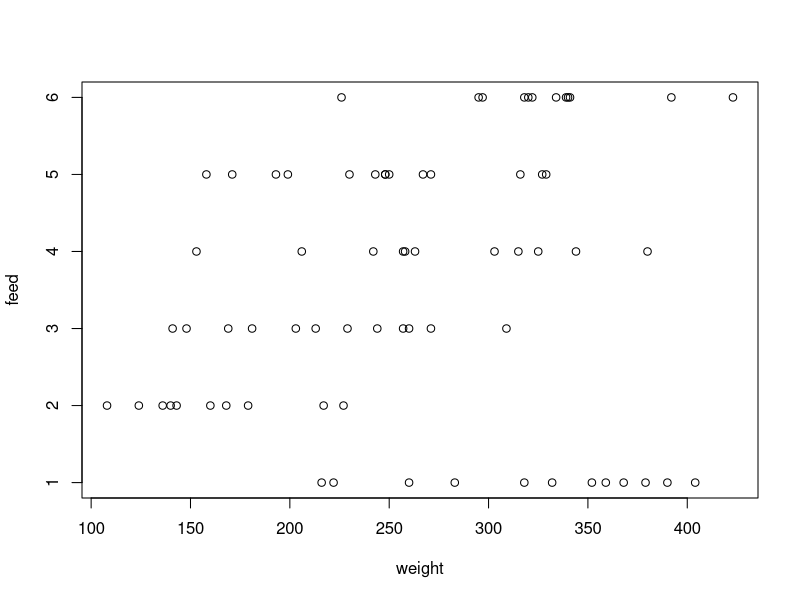
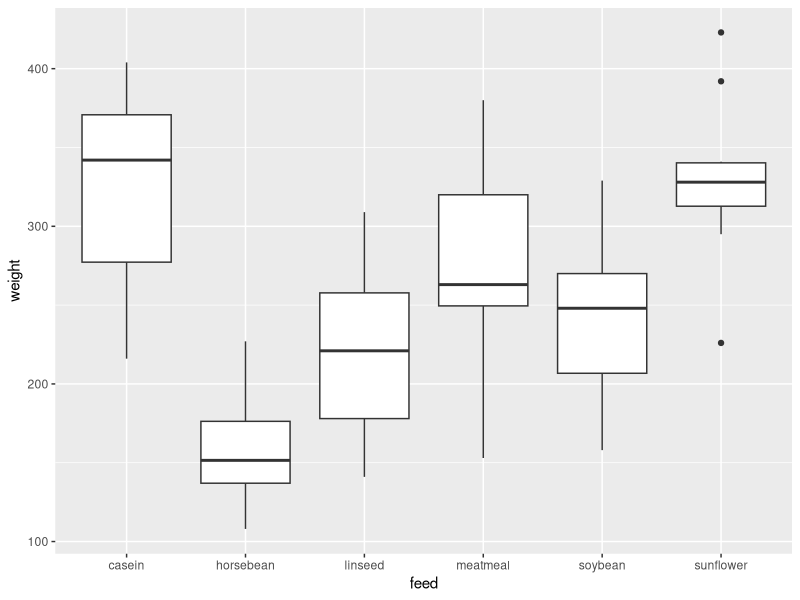
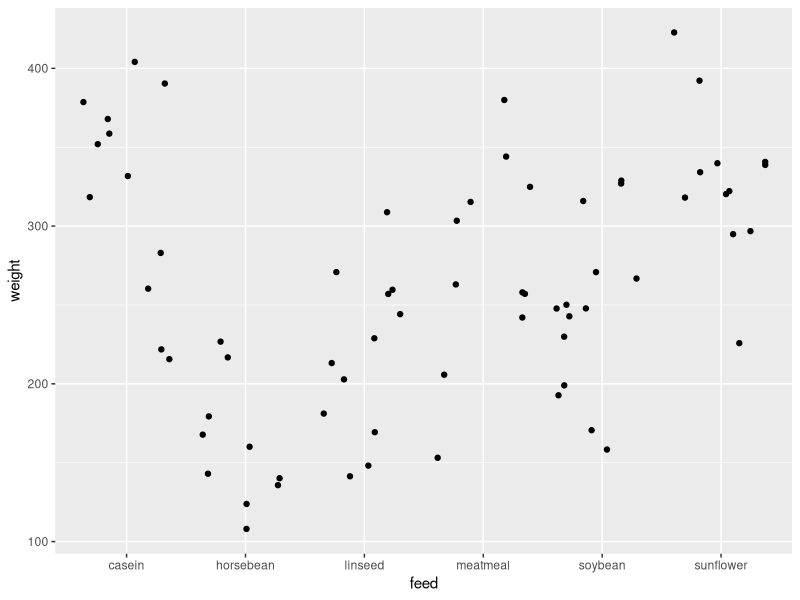

Generate these figures, in order, with R: (Note: this script raises an error after producing the figures.)
#loading library
library(tidyverse)
#read.csv(chickwts)
#chickwts <- read_csv ("chickwts.csv")
glimpse(chickwts)
summary(chickwts)
plot(chickwts)

chickwts %>% 
  group_by(feed) %>%
  summarise(n = n(),
            average = mean(weight),
            SD = sd(weight))


#box plot of feed vs weight
ggplot(chickwts, aes( x = feed, y =  weight )) + 
  geom_boxplot()

#box plot of feed vs weight
ggplot(chickwts,aes(x=feed, y=weight)) + 
  geom_jitter() + 
  stat_summary(fun.data = mean_sdl,
               fun.args = list(mult=1),
               color="red")


# Inferential Statistics
chickwts_lm <- lm(weight ~ feed , data =  chickwts)
chickwts_lm
anova(chickwts_lm)


# Rate of change
chickwts_lm <- chickwts_lm %>% 
  chickwts_lm <- (diff [weight ~ feed] - value[data =  chickwts]) %>% 
  arrange(-diff)


chickwts.av <- aov(weight ~ feed, data = chickwts)


#measure and compare feed supplements on the growth rate of chickens

require(stats); require(graphics)
boxplot(weight ~ feed, data = chickwts, col = "lightgray",
        varwidth = TRUE, notch = TRUE, main = "chickwts",
        ylab = "Weight at six weeks (gm)")
anova(lm(weight ~ feed, data = chickwts))


